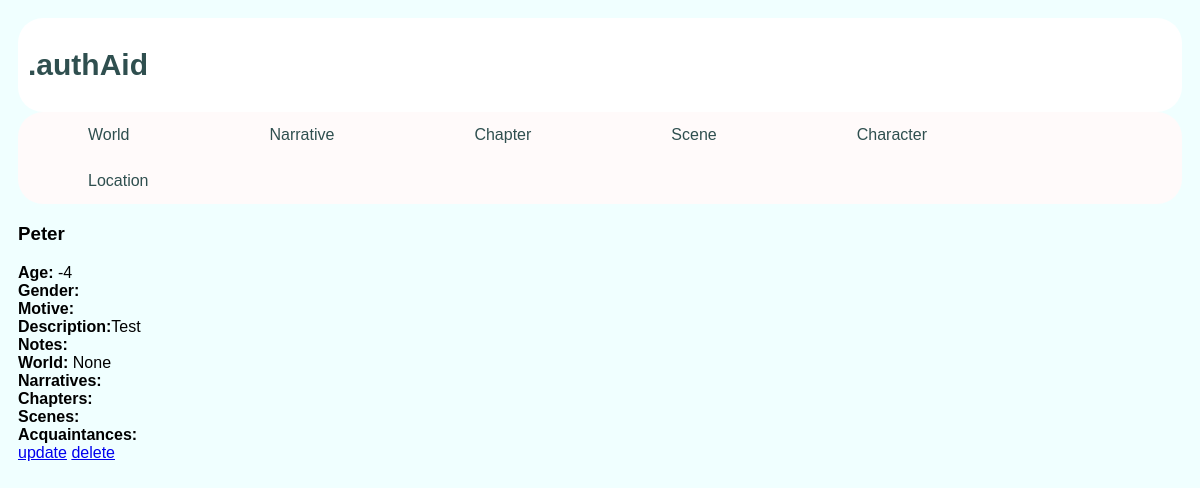
The app's page /author/character/5/, older data.
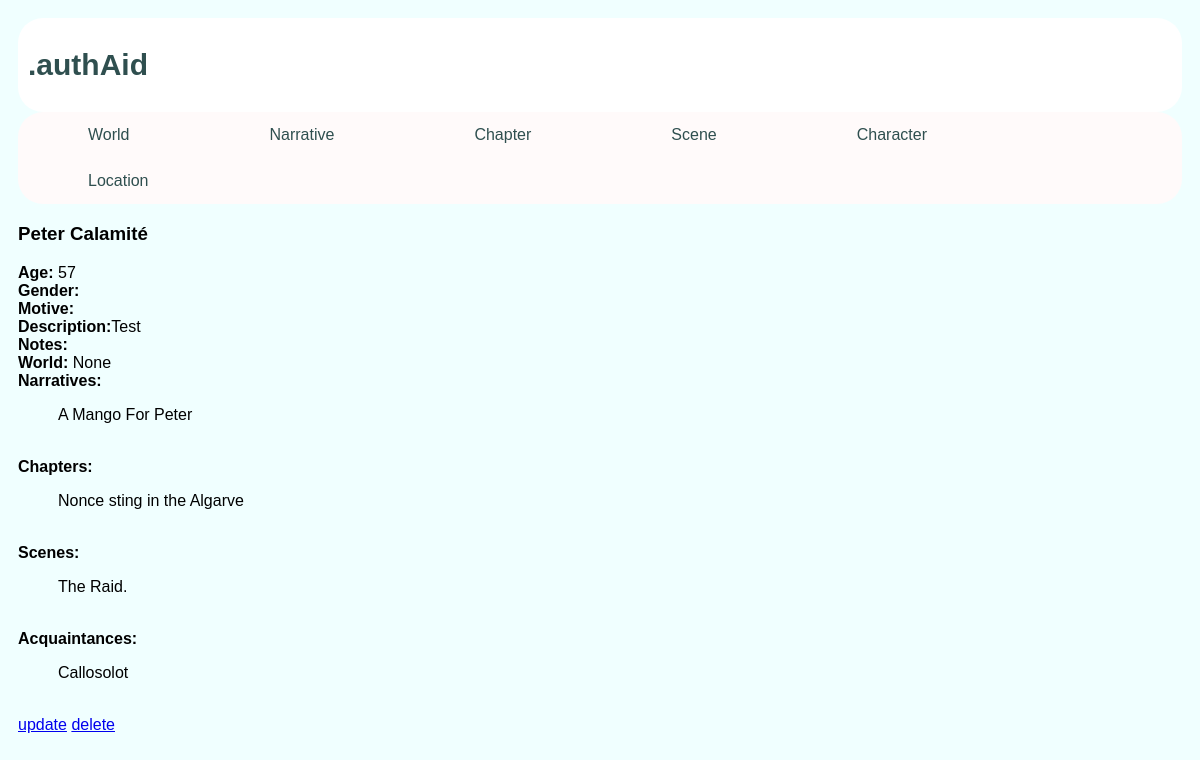
The same page, newer data.
### author/models.py (models this page shows, shortened)
class Character(models.Model):
    name,description,notes = charFieldsAndNotes()
    surname = models.CharField(max_length=name_length, default='',blank=True)
    age = models.IntegerField(default=0)
    gender = models.CharField(max_length=30, default='',blank=True)
    motive = models.CharField(max_length=50, default='',blank=True)
    world = setForeignKeysNullDelete(World)
    scenes = models.ManyToManyField(Scene,blank=True)
    chapters = models.ManyToManyField(Chapter,blank=True)
    ngi = models.ManyToManyField(NarrativeGeneralInfo,blank=True)
    acquaintances = models.ManyToManyField('self',related_name='persons_known',blank=True)
    def __str__(self):
        return  self.name

class NarrativeGeneralInfo(models.Model):
    title,description,notes = charFieldsAndNotes()
    setting = models.CharField(max_length=2000, default='',blank=True)
    genre = models.CharField(max_length=200, default='',blank=True)
    world = setForeignKeysCascadeDelete(World)
    def __str__(self):
        return self.title

class Chapter(models.Model):
    title, description, notes = charFieldsAndNotes()
    ngi = setForeignKeysNullDelete(NarrativeGeneralInfo)
    world = setForeignKeysCascadeDelete(World)
    chapter_number = models.IntegerField(default=0)
    def __str__(self):
        return self.title

class Scene(models.Model):
    description = models.CharField(max_length=description_length, default='',blank=True)
    notes = notes_all
    time_and_or_date = models.CharField(max_length=100, default='',blank=True)
    chapter = setForeignKeysNullDelete(Chapter)
    ngi = setForeignKeysNullDelete(NarrativeGeneralInfo)
    world = setForeignKeysCascadeDelete(World)
    def __str__(self):
        return self.description

### author/views.py (the view)
# urls.py: path('character/<int:pk>/', views.CharacterDetailView.as_view(), name='character_detail'),
class CharacterDetailView(DetailView):
    model, template_name = getModelTemplate(Character, 'character_detail')

### author/templates/author/character_detail.html (shortened to what this page needs)
<!DOCTYPE html>
<html lang="en">
<head>
</head>
{% extends "author/base.html" %}
{%block content%}
<h3>{{character.name}} {{character.surname}} </h3>
            <b>Age: </b>{{character.age}}<br>
            <b>Gender: </b>{{character.gender}}<br>
            <b>Motive:</b>{{character.motive}}<br>
            <b>Description:</b>{{character.description}}<br>
            <b>Notes:</b>{{character.notes}}<br>
            <b>World: </b>{{character.world}}<br>
            <b>Narratives: </b> {%for ngi in character.ngi.all%}
                                        <ol>{{ngi}}</ol>
                                    {%endfor%}
            <br>
            <b>Chapters:</b> {%for chapter in character.chapters.all%}
                                <ol>{{chapter}}</ol>
                            {%endfor%}
            <br>
            <b>Scenes:</b> {%for scene in character.scenes.all%}
                                <ol>{{scene}}</ol>
                            {%endfor%}
            <br>
            <b>Acquaintances:</b> {%for character in character.acquaintances.all%}
                                <ol>{{character}}</ol>
                            {%endfor%}
            <br>
<a href="{% url 'author:character_update' pk=character.pk %}">update</a>
<a href="{% url 'author:character_delete' pk=character.pk %}">delete</a>
{%endblock%}

Row changes from the older to the newer data that the page shows:
changed Character "Peter": surname (not shown) → "Calamité"; age "-4" → "57"
now on this page (row unchanged): NarrativeGeneralInfo: title "A Mango For Peter"
now on this page (row unchanged): Chapter: title "Nonce sting in the Algarve"
added Scene: description "The Raid."
now on this page (row unchanged): Character: name "Callosolot"
